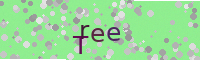
#> input picture data/bonus/bonus_0033_green_tree.png, 200 x 60 px
$ python -i effects.py   (imports and definitions only)
#> lines starting #> are read from the running program, lines starting #| are printed output that depends on the picture
#> further down, picture is the input picture: shape (60, 200, 3); mean B, G, R 155.2, 220.1, 155.3
"""
Advanced augmentation effects for CAPTCHA generation
"""
import numpy as np
from PIL import Image, ImageDraw, ImageFilter, ImageOps
import cv2
from scipy import ndimage
from typing import Tuple, Optional
import random
import math

class CaptchaEffects:
    """Collection of effects to make CAPTCHAs more challenging"""

    # [53 lines left out: functions add_gaussian_noise, add_salt_pepper_noise, add_speckle_noise, add_motion_blur, not called in this run]

    @staticmethod
    def elastic_distortion(image: Image.Image, alpha: float = 30, sigma: float = 5) -> Image.Image:
        """Apply elastic distortion to image"""
#> called with alpha = 30, sigma = 5
        img_array = np.array(image)
        shape = img_array.shape[:2]
#> shape = (60, 200)

        dx = np.random.randn(*shape) * sigma
        dy = np.random.randn(*shape) * sigma

        dx = cv2.GaussianBlur(dx, (5, 5), sigma)
        dy = cv2.GaussianBlur(dy, (5, 5), sigma)

        dx = dx * alpha
        dy = dy * alpha

        x, y = np.meshgrid(np.arange(shape[1]), np.arange(shape[0]))
        x_distorted = x + dx
        y_distorted = y + dy

        if len(img_array.shape) == 3:
            distorted = np.zeros_like(img_array)
            for i in range(img_array.shape[2]):
                distorted[:,:,i] = cv2.remap(
                    img_array[:,:,i],
                    x_distorted.astype(np.float32),
                    y_distorted.astype(np.float32),
                    cv2.INTER_LINEAR
                )
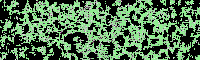
#> distorted: shape (60, 200, 3); mean B, G, R 82, 116.5, 82.1
        else:
            distorted = cv2.remap(
                img_array,
                x_distorted.astype(np.float32),
                y_distorted.astype(np.float32),
                cv2.INTER_LINEAR
            )

        return Image.fromarray(distorted)

    # [185 lines left out: functions add_sine_wave_distortion, add_security_lines, add_dots_pattern, add_grid_pattern, perspective_transform, random_rotation and 3 more, not called in this run]

>>> import cv2
>>> picture = cv2.imread('../../data/bonus/bonus_0033_green_tree.png')
>>> result = CaptchaEffects().elastic_distortion(picture)

$ run again, on data/bonus/bonus_0077_green_food.png
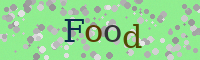
#> input picture data/bonus/bonus_0077_green_food.png, 200 x 60 px
#> picture is the input picture: shape (60, 200, 3); mean B, G, R 149, 214.8, 150
#> after the loop in elastic_distortion, `for i in range(img_array.shape[2]):`:
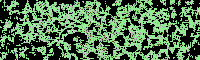
#> distorted: shape (60, 200, 3); mean B, G, R 78.5, 113.6, 79.4

$ run again, on data/bonus/bonus_0099_green_crystal.png
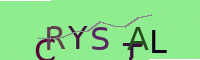
#> input picture data/bonus/bonus_0099_green_crystal.png, 200 x 60 px
#> picture is the input picture: shape (60, 200, 3); mean B, G, R 137.5, 220.3, 138
#> after the loop in elastic_distortion, `for i in range(img_array.shape[2]):`:
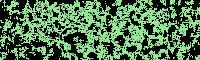
#> distorted: shape (60, 200, 3); mean B, G, R 72.7, 115.8, 73
